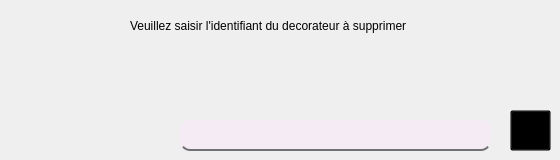
      <widget class="QWidget" name="suppanim_3_org">
       <attribute name="title">
        <string>Supression</string>
       </attribute>
       <widget class="QLabel" name="car_matriculeLabel_12_org">
        <property name="geometry">
         <rect>
          <x>130</x>
          <y>10</y>
          <width>401</width>
          <height>31</height>
         </rect>
        </property>
        <property name="styleSheet">
         <string notr="true">background:transparent;
</string>
        </property>
        <property name="text">
         <string>Veuillez saisir l'identifiant du decorateur à supprimer</string>
        </property>
       </widget>
       <widget class="QLineEdit" name="lineEdit_supprimer_3_org">
        <property name="geometry">
         <rect>
          <x>180</x>
          <y>120</y>
          <width>311</width>
          <height>31</height>
         </rect>
        </property>
        <property name="styleSheet">
         <string notr="true">background:transparent;
font: italic 12pt &quot;Century Gothic&quot;;
color : white;
border-bottom:2px solid#717072;
border-color: qconicalgradient(cx:0.5, cy:0.5, angle:0, stop:0 rgba(35, 40, 3, 255), stop:0.16 rgba(136, 106, 22, 255), stop:0.225 rgba(166, 140, 41, 255), stop:0.285 rgba(204, 181, 74, 255), stop:0.345 rgba(235, 219, 102, 255), stop:0.415 rgba(245, 236, 112, 255), stop:0.52 rgba(209, 190, 76, 255), stop:0.57 rgba(187, 156, 51, 255), stop:0.635 rgba(168, 142, 42, 255), stop:0.695 rgba(202, 174, 68, 255), stop:0.75 rgba(218, 202, 86, 255), stop:0.815 rgba(208, 187, 73, 255), stop:0.88 rgba(187, 156, 51, 255), stop:0.935 rgba(137, 108, 26, 255), stop:1 rgba(35, 40, 3, 255));
background-color: rgb(245, 235, 245);

border-radius:10px;
</string>
        </property>
       </widget>
       <widget class="QPushButton" name="pushButton_17_org">
        <property name="geometry">
         <rect>
          <x>510</x>
          <y>110</y>
          <width>41</width>
          <height>41</height>
         </rect>
        </property>
        <property name="toolTip">
         <string>Supprimer</string>
        </property>
        <property name="styleSheet">
         <string notr="true">image: url(:/img/trash.png);
background : transparent;</string>
        </property>
        <property name="text">
         <string/>
        </property>
       </widget>
      </widget>
